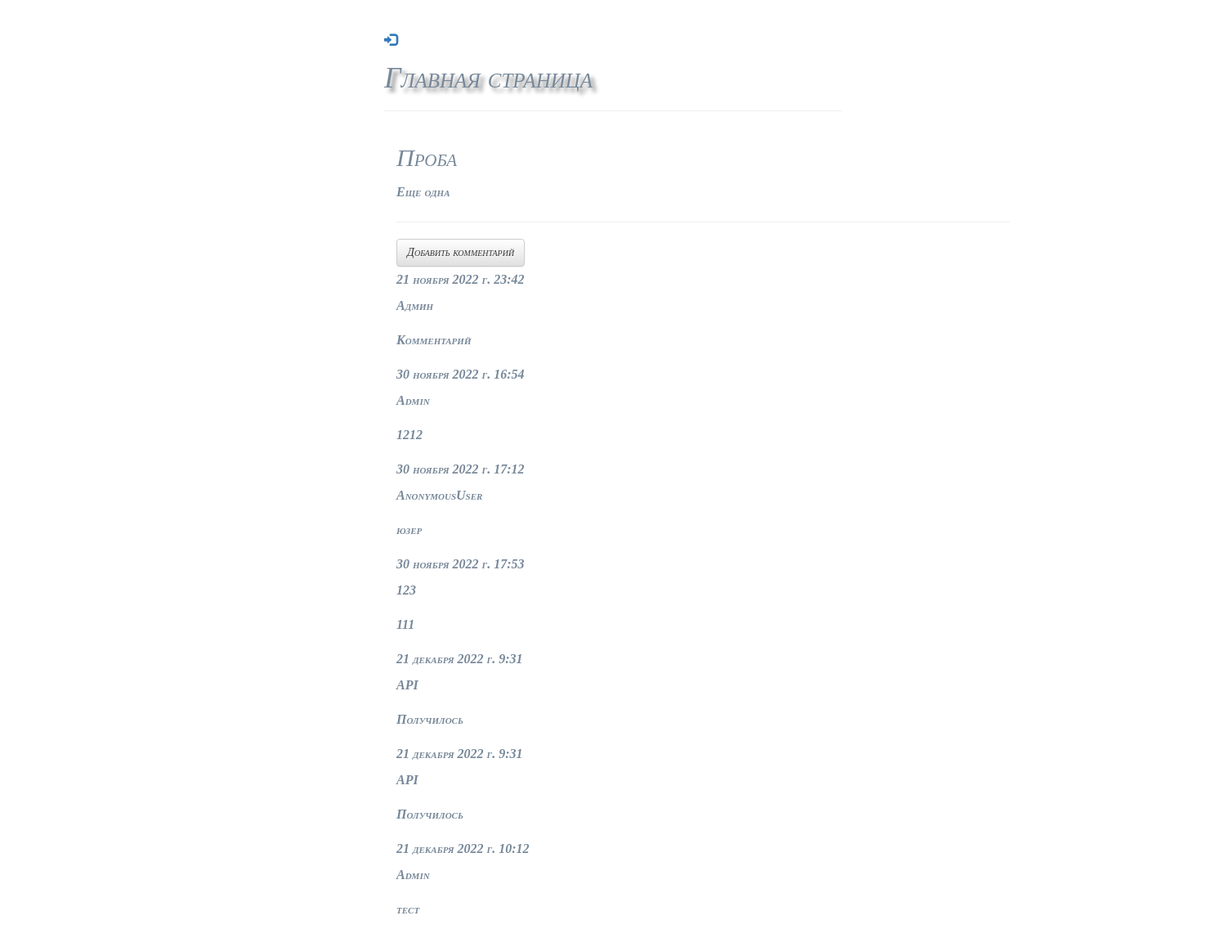
The app's page /blog/posts/4/ with its own data.
### blog/models.py (models this page shows, shortened)
class Post(models.Model):
    author = models.ForeignKey(settings.AUTH_USER_MODEL, on_delete=models.CASCADE)
    title = models.CharField(max_length=200, verbose_name="Заголовок")
    text = models.TextField(verbose_name="Текст статьи")
    created_date = models.DateTimeField(default=timezone.now, verbose_name="Дата создания")
    published_date = models.DateTimeField(blank=True, null=True, verbose_name="Дата публикации")
    is_published = models.BooleanField(default=False, verbose_name="Запись опубликована?")
    objects = PostManager()
    published = PostPublishedManager()
    def is_publish(self):
        return True if self.published_date else False
    class Meta:
        verbose_name = "Запись в блоге"
        verbose_name_plural = "Записи в блоге"

class Comment(models.Model):
    post = models.ForeignKey('blog.Post',
                             on_delete=models.CASCADE,
                             related_name='comments')
    author = models.CharField(max_length=200)
    text = models.TextField(verbose_name="Комментарий")
    created_date = models.DateTimeField(auto_now_add=True,  # default=timezone.now
                                        verbose_name='Дата создания')
    approved_comment = models.BooleanField(default=False,
                                           verbose_name='Одобрен?')
    class Meta:
        verbose_name = 'Комментарий'
        verbose_name_plural = 'Комментарий'

### blog/views.py (the view)
# urls.py: path('posts/<int:id>/', views.post_detail, name='post_detail'),
def post_detail(request, id):
    post = get_object_or_404(Post, id=id)
    if not post.is_publish() and not request.user.is_staff:
        raise Http404("Запись в блоге не найдена")
    return render(request, 'blog/post_detail.html', {'post': post})

### blog/managers.py (called while the page is built)
    def get_queryset(self):
        return PostQuerySet(self.model, using=self._db)

### blog/templates/blog/post_detail.html (shortened to what this page needs)
{% extends 'blog/base.html' %}
{% block content %}
    <div class="post">
        <h2>{{ post.title }}</h2>
        <p>{{ post.text|linebreaksbr }}</p>
    </div>
    <hr>
    <a class="btn btn-default" href="{% url 'add_comment' id=post.id %}">Добавить комментарий</a>
    {% for comment in post.comments.all %}
        <div class="comment">
            <div class="date">{{ comment.created_date }}</div>
            <strong>{{ comment.author }}</strong>
            <p>{{ comment.text|linebreaks }}</p>
        </div>
    {% empty %}
        <p>Комментарии отсутствуют</p>
    {% endfor %}
{% endblock %}

### blog/static/blog/css/theme.css (style rules this page uses)
body { width: 600px; margin: 0 auto; background-color: #ffffff; padding: 0 20px 20px 20px; font: italic small-caps bold 16px/2 cursive; color: #778899; }

### records on screen
Post: title "Проба", text "Еще одна"
Comment: created_date "21 ноября 2022 г. 23:42", author "Админ", text "Комментарий"
Comment: created_date "30 ноября 2022 г. 16:54", author "Admin", text "1212"
Comment: created_date "30 ноября 2022 г. 17:12", author "AnonymousUser", text "юзер"
Comment: created_date "30 ноября 2022 г. 17:53", author "123", text "111"
Comment: created_date "21 декабря 2022 г. 9:31", author "API", text "Получилось"
Comment: created_date "21 декабря 2022 г. 9:31", author "API", text "Получилось"
Comment: created_date "21 декабря 2022 г. 10:12", author "Admin", text "тест"
